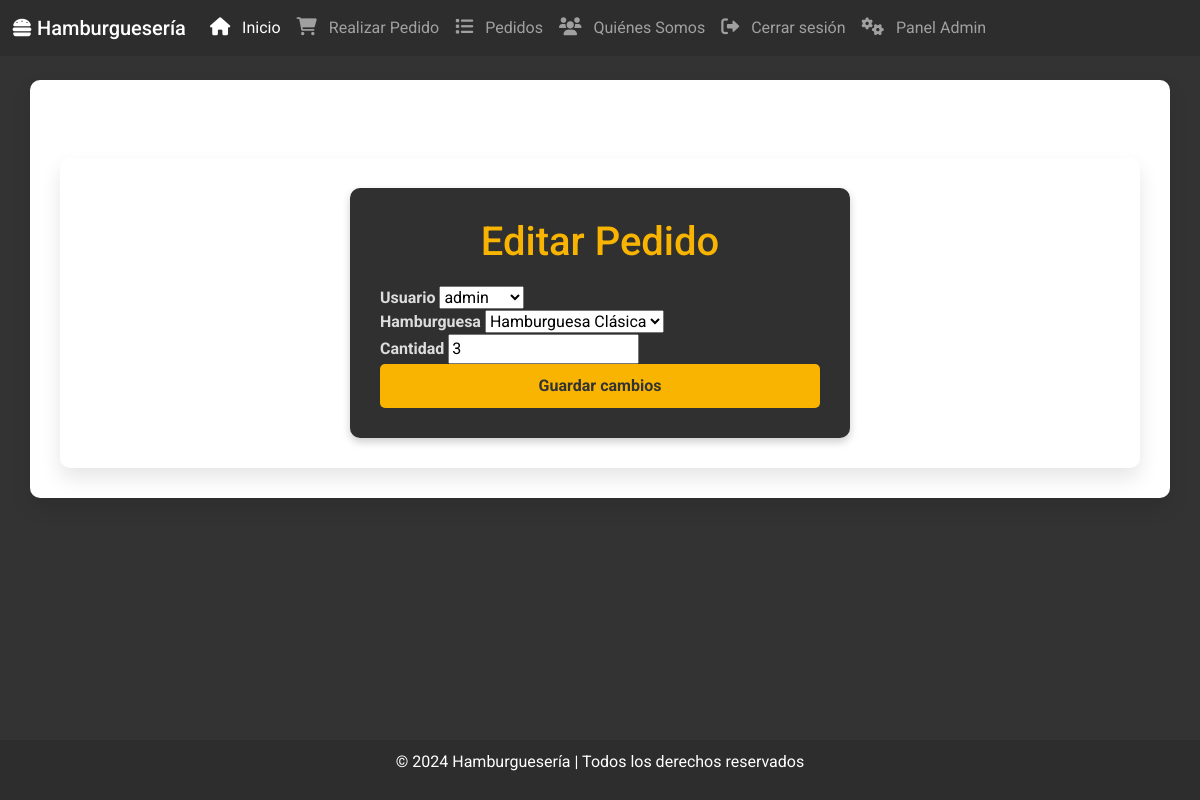
/pedidos/editar-pedido/5/ (signed in), run on an earlier commit of the app's database.
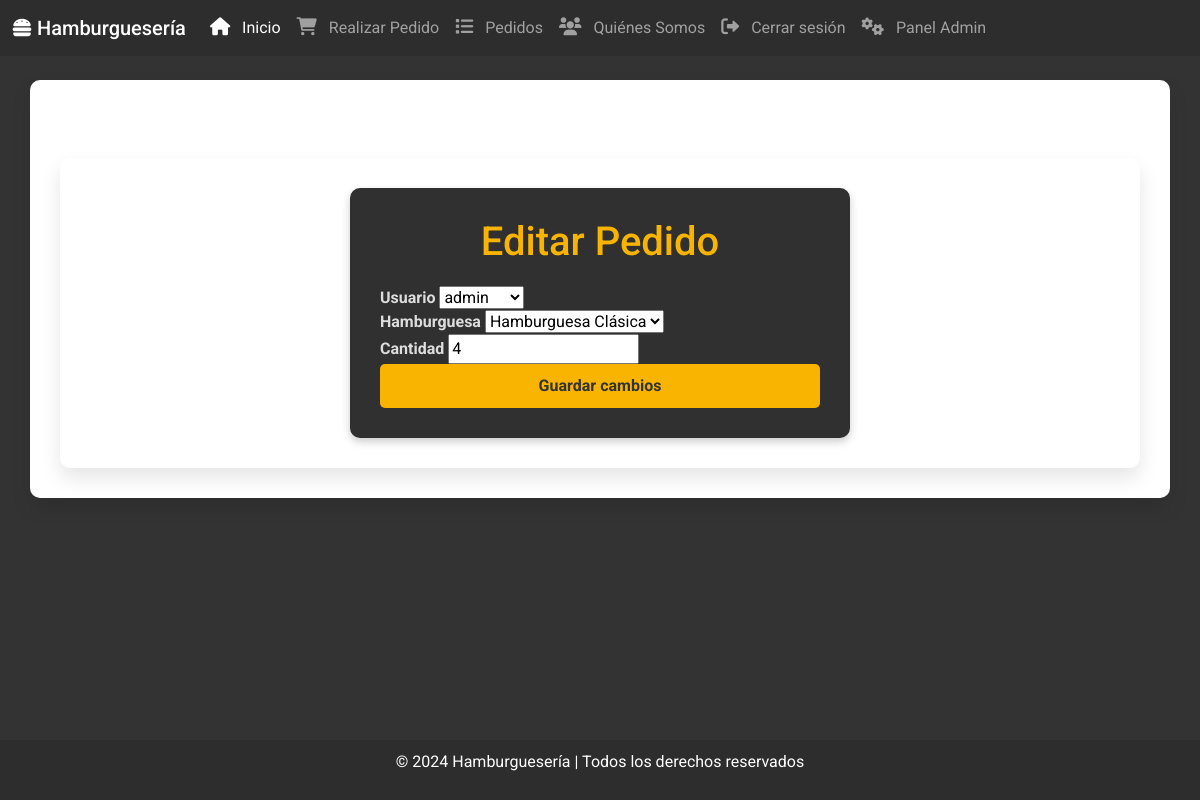
And on a later commit of the database.
### pedidos/models.py (models this page shows, shortened)
class Pedido(models.Model):
    usuario = models.ForeignKey(User, on_delete=models.CASCADE, default=1)
    hamburguesa = models.ForeignKey(Hamburguesa, on_delete=models.CASCADE)
    cantidad = models.IntegerField()
    fecha_pedido = models.DateTimeField(auto_now_add=True)

### pedidos/views.py (the view)
# urls.py: path('editar-pedido/<int:id>/', views.editar_pedido, name='editar_pedido'),
@user_passes_test(is_admin)
def editar_pedido(request, id):
    pedido = get_object_or_404(Pedido, id=id)
    if request.method == "POST":
        form = PedidoForm(request.POST, instance=pedido)
        if form.is_valid():
            form.save()
            return redirect('admin_panel')
    else:
        form = PedidoForm(instance=pedido)
    return render(request, 'pedidos/editar_pedido.html', {'form': form})

### pedidos/forms.py
class PedidoForm(forms.ModelForm):
    class Meta:
        model = Pedido
        fields = ['usuario','hamburguesa', 'cantidad']
    hamburguesa = forms.ModelChoiceField(queryset=Hamburguesa.objects.all(), label="Elige una Hamburguesa")
    cantidad = forms.IntegerField(min_value=1, label="Cantidad")

### menu_app/models.py (called while the page is built)
    def __str__(self):
        return self.nombre

### pedidos/views.py (called while the page is built)
def is_admin(user):
    return user.is_authenticated and user.is_staff

### pedidos/templates/pedidos/editar_pedido.html (shortened to what this page needs)
{% extends 'base.html' %}
{% block content %}
<div class="container mt-5">
    <div class="form-container">
        <h1>Editar Pedido</h1>
        <form method="post">
            <div class="form-group">
                <label for="usuario">Usuario</label>
                {{ form.usuario }}
            </div>
            <div class="form-group">
                <label for="hamburguesa">Hamburguesa</label>
                {{ form.hamburguesa }}
            </div>
            <div class="form-group">
                <label for="cantidad">Cantidad</label>
                {{ form.cantidad }}
            </div>
            <button type="submit" class="btn-submit">Guardar cambios</button>
        </form>
    </div>
</div>
{% endblock %}

What changed in the data, as far as the page shows it:
changed Pedido "admin": cantidad "3" → "4"
